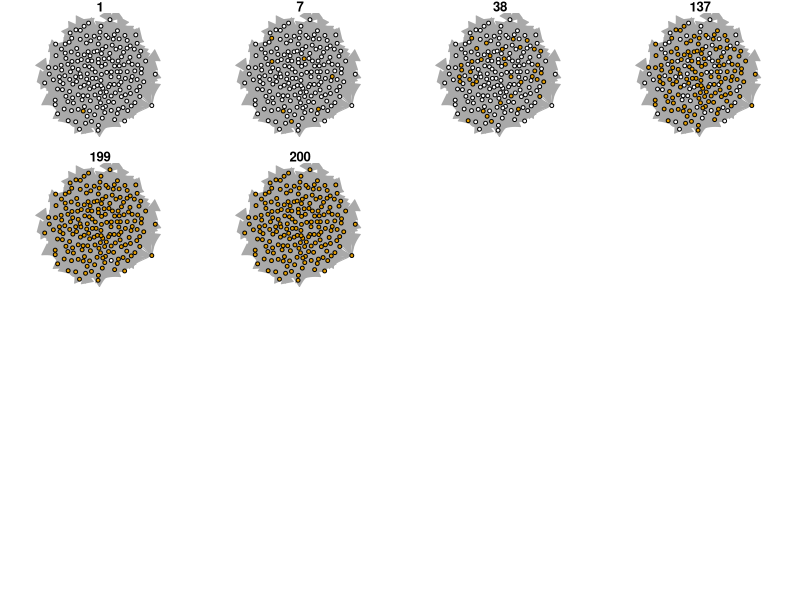
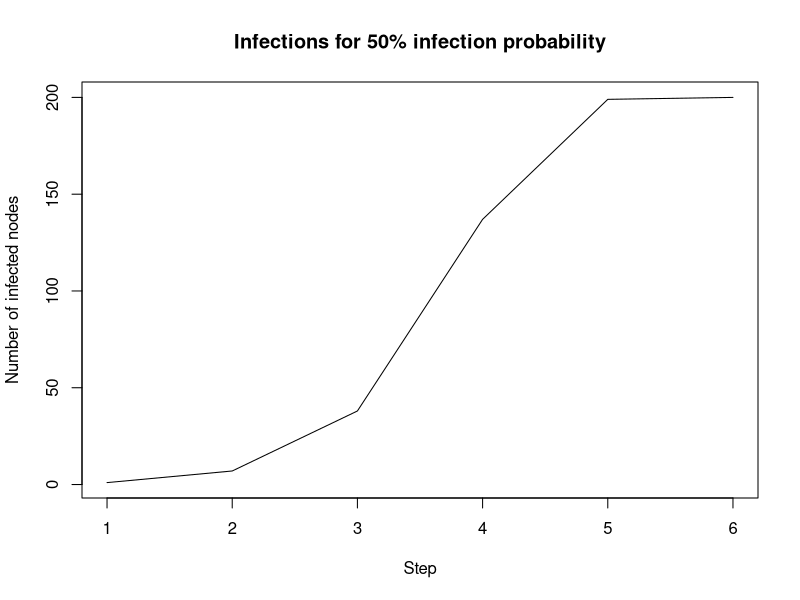
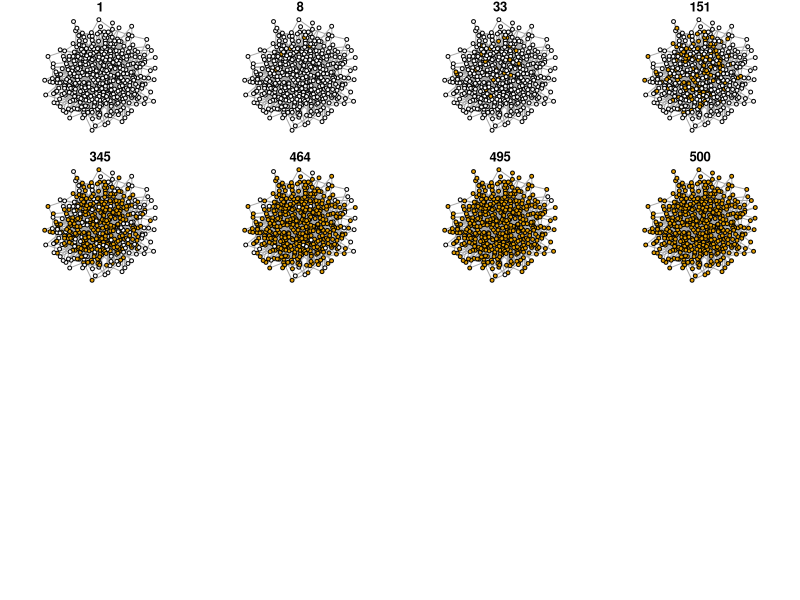
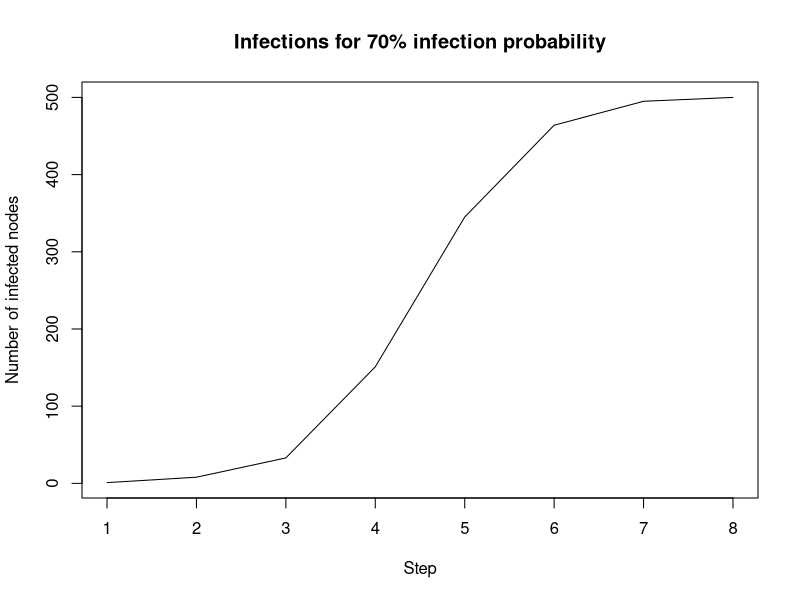
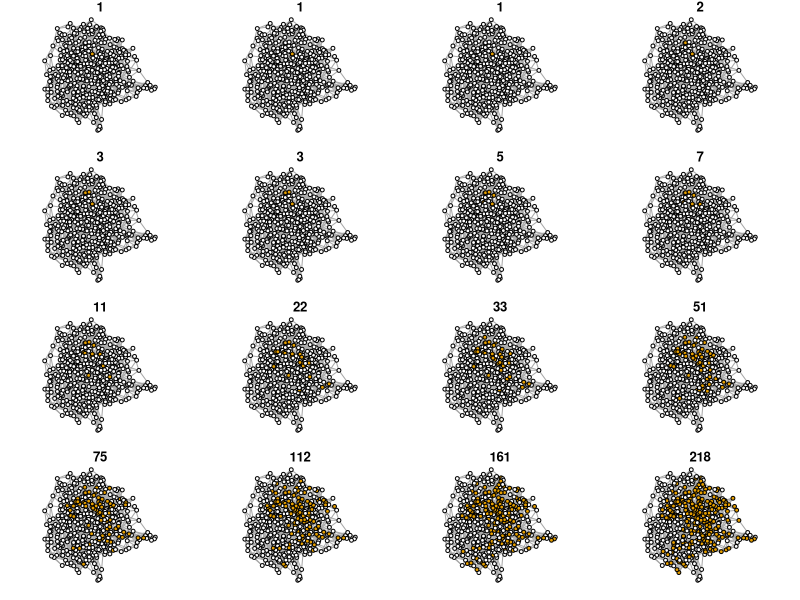
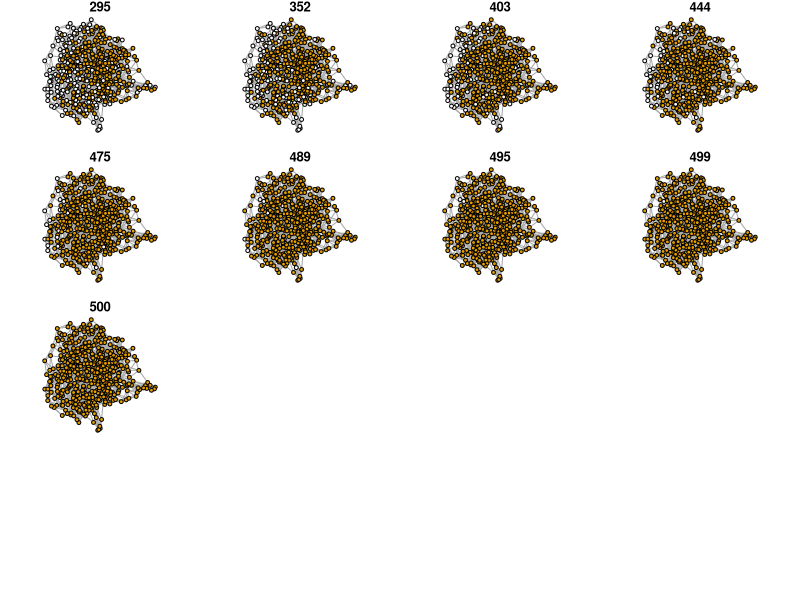
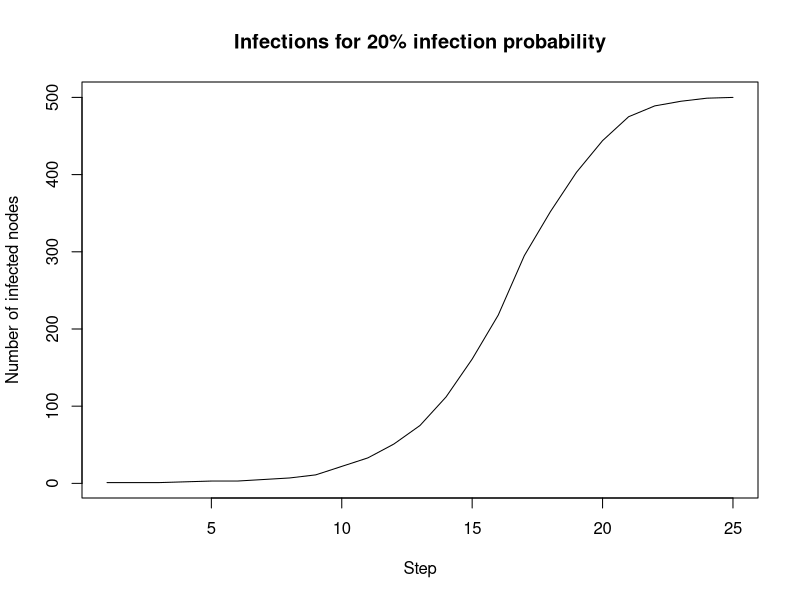

Write the R code that produced these figures, in order.
library(igraph)

myplot = function(title = "", l = layout_with_fr(g)){
  plot(g, layout=l,
       vertex.color=infections,
       vertex.size=7,vertex.label=NA,
       main=title)
}

si_model <- function(g, infectprob = 3){
  # and now in a script:
  infections <<- rep(0,vcount(g)) # <<- is neccessary here for myplot to "see" the list
  infect <- sample(1:vcount(g),1)
  infections[infect] <<- 1

  # show the plots over time
  par(mfrow=c(4,4), mar=c(1,1,1,1))

  # let's keep track of the infection process. 
  # how many nodes are infected now?
  prevalence <<- c(sum(infections))
  myplot("1",l)
  # repeat the infection process as long as there are uninfected nodes
  while (any(infections==0)) {
    for (check in which(infections==1)){ # visit all infected nodes
      # and infect their neighbors
      neig=neighbors(g,check)
      
      # infection chance is infectprob%, otherwise no infection
      p=sample(c(1,2,3,4,5,6,7,8,9,10),length(neig),replace=T)
      neig=neig[p<=infectprob]
      
      infections[neig] <<- 1
    }
    # count how many nodes were infected in this step
    prevalence <<- c(prevalence,sum(infections))
    #plot every iteration
    myplot(sum(infections),l)
  }

  dev.off()
  # and how did the spreading develop?
  plot(prevalence, xlab = "Step", 
       ylab="Number of infected nodes", type = "l",
       main=paste0("Infections for ",infectprob*10,"% infection probability"))
}

g <- sample_gnm(200, 2500, directed = T)
diameter(g)
l=layout_with_fr(g)
components(g)$no
si_model(g, infectprob = 5)

g <- sample_pa(500, m=2, directed=F)
l=layout_with_fr(g)
si_model(g, infectprob = 7)

g <- sample_smallworld(dim=1, 500, nei=3, p=0.1)
l=layout_with_fr(g)
diameter(g)
si_model(g, infectprob = 2)
